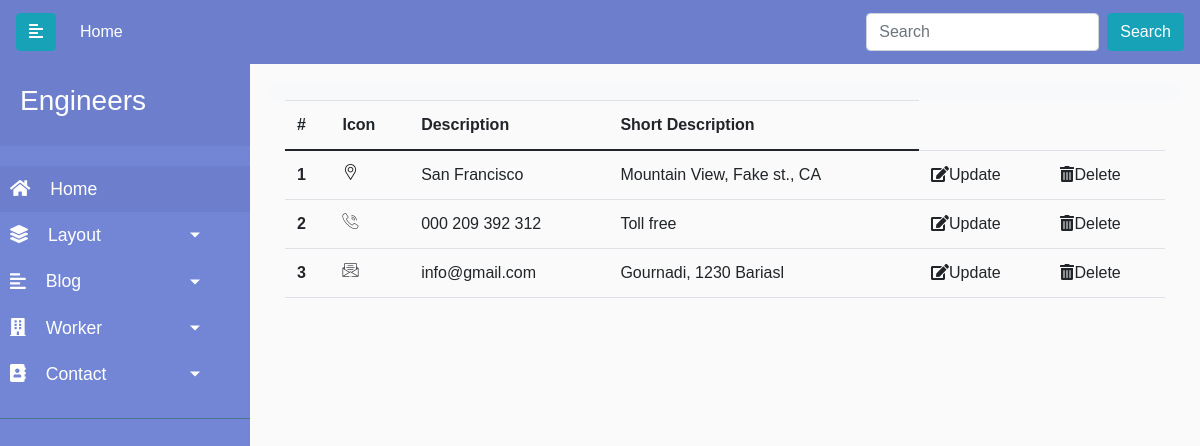
/admin/address, run on an earlier commit of the app's database.
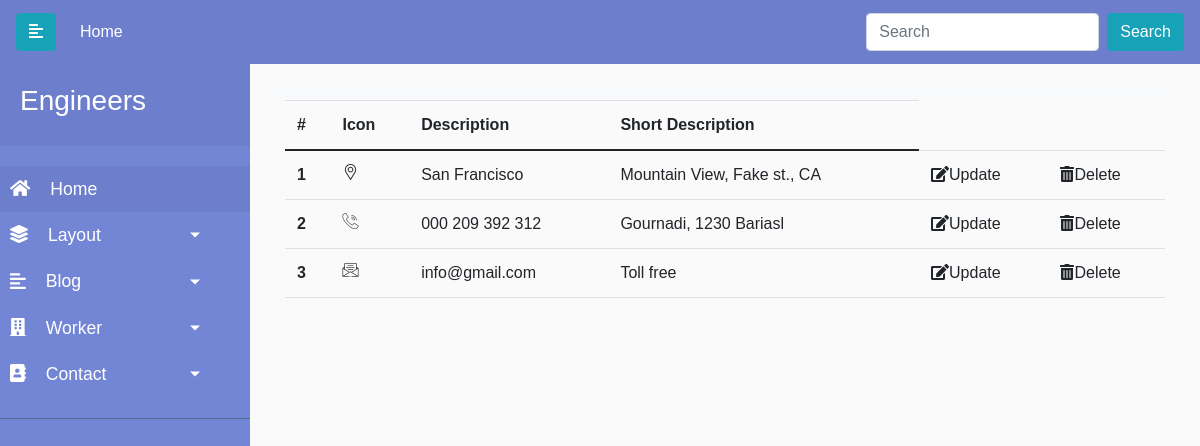
And on a later commit of the database.
### engineers/models.py (models this page shows)
class Address(db.Model):
    id = db.Column(db.Integer, primary_key=True)
    icon = db.Column(db.String(20), nullable=True)
    desc = db.Column(db.String(50), nullable=False)
    big_desc = db.Column(db.String(75), nullable=False)

### engineers/controllers.py (the view)
@app.route('/admin/address')
def address_info():
    address = Address.query.all()
    return render_template('admin/address.html', address=address)

### engineers/templates/admin/address.html
{% extends 'admin/base.html' %}
{% block content %}
<div class="container">
    <div class="row ">
      <div class="col">
        <table class="table">
            <thead>
              <tr>
                <th scope="col">#</th>
                <th scope="col">Icon</th>
                <th scope="col">Description</th>
                <th scope="col">Short Description</th>
              </tr>
            </thead>
            <tbody>
               {% for add in address %}
              <tr>
                <th scope="row">{{add.id}}</th>
                <td><i class="{{add.icon}}"></i></td>
                <td>{{add.desc}}</td>
                <td>{{add.big_desc}}</td>
                <td><a href="{{url_for('address_update', id=add.id)}}"  ><i class="fas fa-edit"></i>Update</a></td>
                <td><a href="{{url_for('address_delete', id=add.id)}}" onclick="return confirm('Are You Sure To Delete ?')"><i class="fas fa-trash-alt"></i>Delete</a></td>
              </tr>
              {% endfor %}
            </tbody>
          </table>
      </div>
    </div>
  </div>
</div>
{% endblock %}

What changed in the data, as far as the page shows it:
changed Address id 2: big_desc "Toll free" → "Gournadi, 1230 Bariasl"
changed Address "info@gmail.com": big_desc "Gournadi, 1230 Bariasl" → "Toll free"
